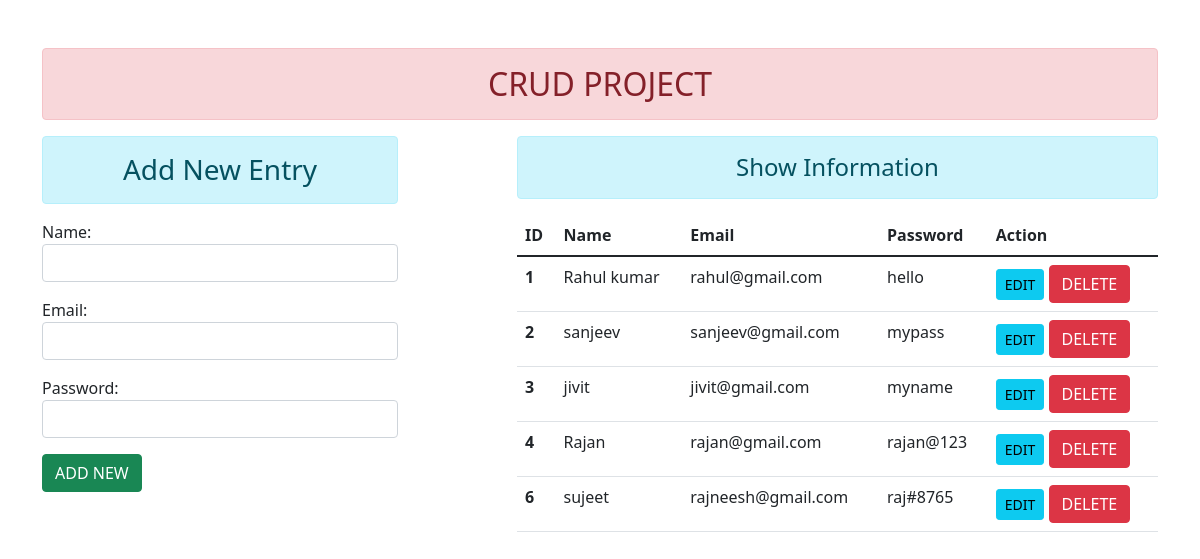
The page / on the database its author committed.
### enroll/models.py (models this page shows)
class User(models.Model):
    name = models.CharField(max_length=100)
    email = models.EmailField(max_length=100)
    password = models.CharField(max_length=100)

### enroll/views.py (the view)
# urls.py: path('', views.add_show,name = "add_show"),
def add_show(request):
    if request.method == "POST":
        obj = UserRegistration(request.POST)
        if obj.is_valid():
            obj.save()
            obj = UserRegistration()
    else:
        obj = UserRegistration()
    stu = User.objects.all()
    return render(request, 'enroll/addandshow.html', {"data": obj,"stu":stu})

### enroll/forms.py
class UserRegistration(forms.ModelForm):
    class Meta:
        model = User
        fields = ['name', 'email', 'password']
        widgets = {
            'name': forms.TextInput(attrs={'class': 'form-control'}),
            'email': forms.EmailInput(attrs={'class': 'form-control'}),
            'password': forms.PasswordInput(render_value = True,attrs={'class': 'form-control'}),
        }

### enroll/templates/enroll/addandshow.html (shortened to what this page needs)
{% extends 'enroll/base.html' %}
{% block content %}
<div class="row">
    <div class="col-sm-4">
        <h3 class="text-center alert alert-info" >Add New Entry </h3>
        <form action="" method="POST">
        {{data.as_p}}
        <input type="Submit" class="btn btn-success" value="ADD NEW">
        </form>
    </div>
    <div class="col-sm-7 offset-1">
    <h4 class="text-center alert alert-info" >Show Information</h4>
    {% if stu %}
    <table class="table table-hover">
        <thead>
          <tr>
            <th>ID</th>
            <th>Name</th>
            <th>Email</th>
            <th>Password</th>
            <th>Action</th>
          </tr>
        </thead>
        <tbody>
        {% for st in stu %}
          <tr>
            <th scope="row"> {{ st.id }}</th>
            <td>{{ st.name }}</td>
            <td>{{ st.email }}</td>
            <td>{{ st.password }}</td>
            <td>
                <a href="{% url 'updatedata' st.id %}" class = "btn btn-info btn-sm">EDIT</a>
                <form action="{% url 'deletedata' st.id %}" method="POST" class="d-inline" >
                <input type="submit" class="btn btn-danger" value="DELETE">
                </form>
            </td>
        {% endfor %}
        </tbody>
      </table>
    {% else %}
    <h2>No Records</h2>
    {% endif %}
    </div>
</div>
{% endblock content %}

### enroll/templates/enroll/base.html (shortened to what this page needs)
<!DOCTYPE html>
{% load static %}
<html lang="en">
<head>
    <link rel="stylesheet" href="{% static 'enroll/css/bootstrap.min.css' %}">
</head>
<body>
<div class="container mt-5">
    <h2 class="text-center alert alert-danger">CRUD PROJECT</h2>
    {% block content %}{% endblock content %}
</div>
</body>
</html>

### rows shown on the page
User: id "1", name "Rahul kumar", email "rahul@gmail.com", password "hello"
User: id "2", name "sanjeev", email "sanjeev@gmail.com", password "mypass"
User: id "3", name "jivit", email "jivit@gmail.com", password "myname"
User: id "4", name "Rajan", email "rajan@gmail.com", password "rajan@123"
User: id "6", name "sujeet", email "rajneesh@gmail.com", password "raj#8765"
